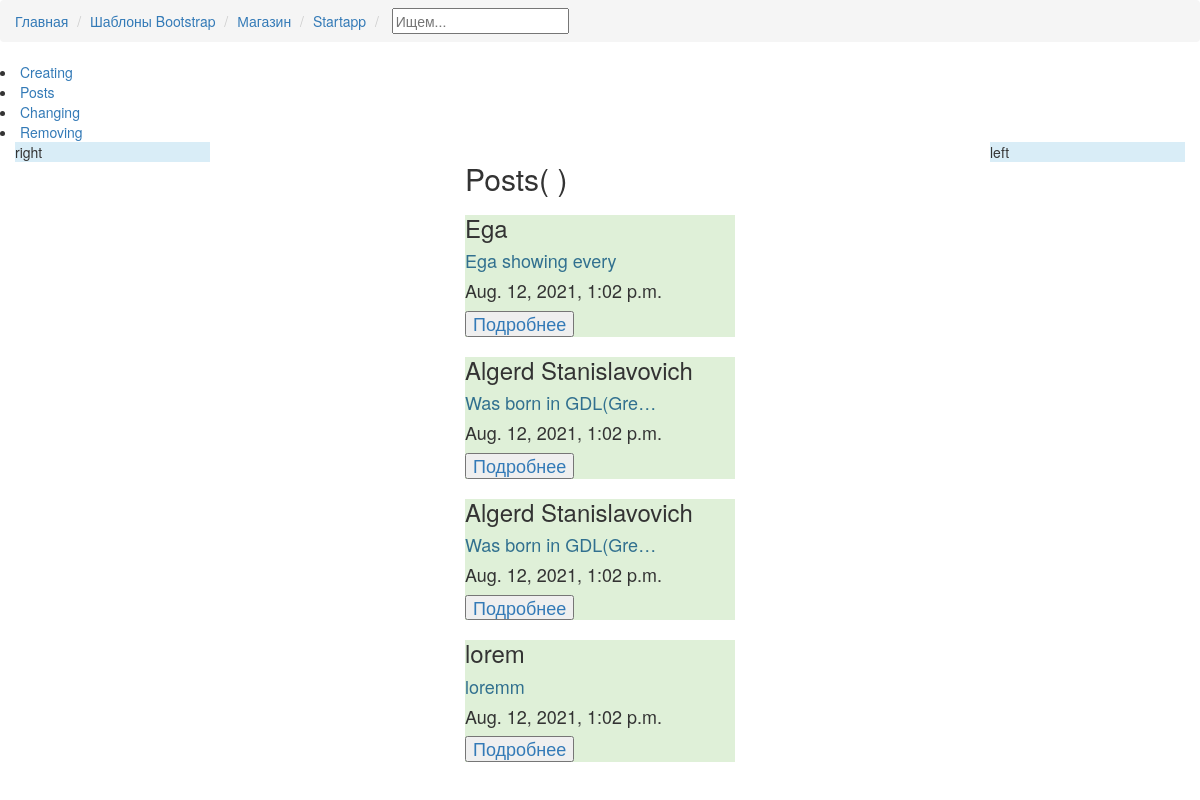
Screenshot of /postik/see_posts/ with the database file from the repository.
### Postik/models.py (models this page shows, shortened)
class postmodel(models.Model):
    id = models.AutoField(primary_key=True)
    NamePost = models.CharField(max_length = 100)
    TextPost = models.CharField(max_length = 2000)
    ConfirmId = models.CharField(max_length = 15)
    DatePost = models.DateTimeField(default=datetime.now, blank=True)

### Postik/views.py (the view)
# urls.py: path('see_posts/', views.SeeListView.as_view(), name='See'),
class SeeListView(ListView):
    model = postmodel
    template_name = 'Postik/see.html'
    context_object_name = 'allPosts'

### Postik/templates/Postik/see.html (shortened to what this page needs)
{% extends 'Postik/wrapper.html' %}
{% block body %}
    <h2>Posts(
        )</h2>
        {% for i in allPosts%}
        <div class='bg-success'>
            <p>
                <h3 class="text-dark">{{ i.NamePost }}</h3>
                <h4 class="text-info">{{ i.TextPost | truncatechars:"20" }}</h4>
                <h4>{{ i.DatePost }}</h4>
                <h4 class="text-succes"><a href="detail/{{i.id}}"><button>Подробнее</button></a></h4>
            </p>
        </div>
        {% endfor %}
{% endblock %}

### rows the page displays
postmodel: NamePost "Ega", TextPost "Ega showing every", DatePost "Aug. 12, 2021, 1:02 p.m."
postmodel: NamePost "Algerd Stanislavovich", TextPost "Was born in GDL(Gre…", DatePost "Aug. 12, 2021, 1:02 p.m."
postmodel: NamePost "Algerd Stanislavovich", TextPost "Was born in GDL(Gre…", DatePost "Aug. 12, 2021, 1:02 p.m."
postmodel: NamePost "lorem", TextPost "loremm", DatePost "Aug. 12, 2021, 1:02 p.m."
